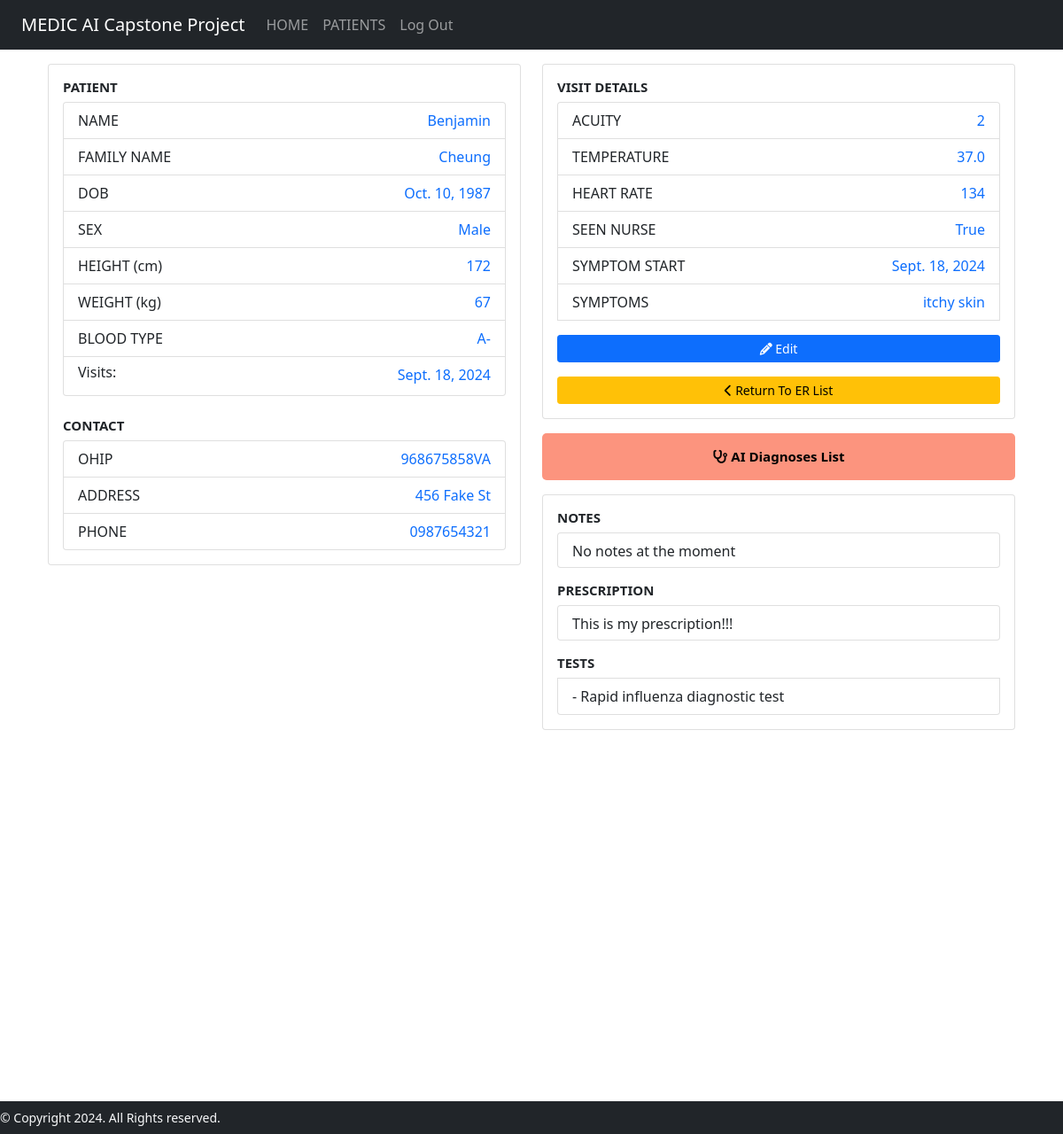
Page /patientinfo/2 (signed in) on the committed database.
### medicAI/models.py (models this page shows, shortened)
class Patient(models.Model):
    BLOOD_TYPE = [
        ('AB+', 'AB+'),
        ('AB-', 'AB-'),
        ('A+', 'A+'),
        ('A-', 'A-'),
        ('B+', 'B+'),
        ('B-', 'B-'),
        ('O+', 'O+'),
        ('O-', 'O-'),
    ]
    SEX_CHOICES = [
        ('Male', 'Male'),
        ('Female', 'Female'),
        ('Other', 'Other'),
    ]
    first_name = models.CharField(max_length=64)
    last_name = models.CharField(max_length=64)
    dob = models.DateField()
    address = models.CharField(max_length=64, blank=True)
    phone_number = models.CharField(max_length=10, blank=True)
    height = models.IntegerField(blank=True)
    weight = models.IntegerField(blank=True)
    sex = models.CharField(max_length=6, choices=SEX_CHOICES)
    ohip = models.CharField(max_length=12)
    blood_type = models.CharField(
        max_length=3,
        choices=BLOOD_TYPE,
        default="",
        blank=True
    )

class Hospital_Visit(models.Model):
    ACUITY_CHOICES = [
        ('1', '1'),
        ('2', '2'),
        ('3', '3'),
        ('4', '4'),
        ('5', '5'),
    ]
    patient = models.ForeignKey(Patient, on_delete=models.CASCADE)
    symptom_start_date = models.DateField(default=timezone.now, blank=True)
    acuity = models.CharField(max_length=1, choices=ACUITY_CHOICES, default='5')
    temperature = models.DecimalField(
        max_digits=3,
        decimal_places=1,
        null=True,
        blank=True,
        validators=[MinValueValidator(30), MaxValueValidator(45)]
    )
    heart_rate = models.IntegerField(null=True, blank=True)
    prescription = models.CharField(max_length=200, blank=True)
    diagnosis = models.CharField(max_length=200, blank=True)
    seen_nurse = models.BooleanField(default=False)
    er_doctor = models.ForeignKey(User, on_delete=models.CASCADE, null=True)
    symptoms = models.CharField(max_length=500, null=True, blank=True)

class Medical_Test(models.Model):
    hospital_visit = models.ForeignKey(Hospital_Visit, on_delete=models.CASCADE)
    date = models.DateField(default=timezone.now, blank=False)
    test_name = models.CharField(max_length=200, null=False, blank=False)
    test_notes = models.CharField(max_length=500, null=True, blank=True)

### medicAI/views.py (the view)
# urls.py: path("patientinfo/<str:patient_id>", views.patient_info, name="patientinfo"),
def patient_info(request, patient_id):
    patient = Patient.objects.get(pk=patient_id)
    visit_list = Hospital_Visit.objects.filter(patient=patient_id).order_by('-symptom_start_date')
    most_recent_visit = visit_list.first()
    tests = Medical_Test.objects.filter(hospital_visit=most_recent_visit)
    current_patient = request.session['current_patient'] = patient_id
    context= {
        'patient': patient,
        'visit_list' : visit_list,
        'current_visit': most_recent_visit,
        'tests': tests
    }
    return render(request, "medicAI/patientinfo.html", context)

### medicAI/templates/medicAI/patientinfo.html
{% extends "medicAI/layout.html" %}
{% block body %}
<div class="container" style="margin-top: 1rem; margin-bottom: 3rem;">
    <div class="row">
        <div class="col-md-6">
            <div class="card" style="margin-bottom: 1rem;">
                <div class="card-body">
                    <h5 class="card-title" style="font-size: 15px; font-weight: bold;">PATIENT</h5>
                    <ul class="list-group">
                        <li class="list-group-item">
                            <span style="float: left;">NAME</span>
                            <span class="text-primary" style="float: right;">{{ patient.first_name }}</span>
                        </li>
                        <li class="list-group-item">
                            <span style="float: left;">FAMILY NAME</span>
                            <span class="text-primary" style="float: right;">{{ patient.last_name }}</span>
                        </li>
                        <li class="list-group-item">
                            <span style="float: left;">DOB</span>
                            <span class="text-primary" style="float: right;">{{ patient.dob }}</span>
                        </li>
                        <li class="list-group-item">
                            <span style="float: left;">SEX</span>
                            <span class="text-primary" style="float: right;">{{ patient.sex }}</span>
                        </li>
                        <li class="list-group-item">
                            <span style="float: left;">HEIGHT (cm)</span>
                            <span class="text-primary" style="float: right;">{{ patient.height }}</span>
                        </li>
                        <li class="list-group-item">
                            <span style="float: left;">WEIGHT (kg)</span>
                            <span class="text-primary" style="float: right;">{{ patient.weight }}</span>
                            </li>
                        <li class="list-group-item">
                            <span style="float: left;">BLOOD TYPE</span>
                            <span class="text-primary" style="float: right;">{{ patient.blood_type }}</span></li>
                        <li class="list-group-item" style="display: inline-block;">
                            <h6 style="float: left;">Visits:</h6>
                            <ul class="list-group text-primary" style="list-style-type: none; padding-left: 0;float: right;">
                                {% for visit in visit_list %}
                                <li>{{ visit.symptom_start_date }}</li>
                                {% endfor %}
                            </ul>
                        </li>
                    </ul>
                    <br/>
                    <h5 class="card-title" style="font-size: 15px; font-weight: bold;">CONTACT</h5>
                    <ul class="list-group">
                        <li class="list-group-item"><span style="float: left;">OHIP</span><span class="text-primary" style="float: right;">{{ patient.ohip }}</span></li>
                        <li class="list-group-item"><span style="float: left;">ADDRESS</span><span class="text-primary" style="float: right;">{{ patient.address }}</span></li>
                        <li class="list-group-item"><span style="float: left;">PHONE</span><span class="text-primary" style="float: right;">{{ patient.phone_number }}</span></li>
                </div>
            </div>
        </div>
        <div class="col-md-6">
            <div class="card" style="margin-bottom: 1rem;">
                <div class="card-body">
                    <h5 class="card-title" style="font-size: 15px; font-weight: bold;">VISIT DETAILS</h5>
                    <ul class="list-group">
                        <li class="list-group-item">
                            <span style="float: left;">ACUITY</span>
                            <span class="text-primary" style="float: right;">{{ current_visit.acuity }}</span>
                        </li>
                        <li class="list-group-item">
                            <span style="float: left;">TEMPERATURE</span>
                            <span class="text-primary" style="float: right;">{{ current_visit.temperature }}</span>
                        </li>
                        <li class="list-group-item">
                            <span style="float: left;">HEART RATE</span>
                            <span class="text-primary" style="float: right;">{{ current_visit.heart_rate }}</span>
                        </li>
                        <li class="list-group-item">
                            <span style="float: left;">SEEN NURSE</span>
                            <span class="text-primary" style="float: right;">{{ current_visit.seen_nurse }}</span>
                        </li>
                        <li class="list-group-item">
                            <span style="float: left;">SYMPTOM START</span>
                            <span class="text-primary" style="float: right;">{{ current_visit.symptom_start_date }}</span>
                        </li>
                        <li class="list-group-item">
                            <span style="float: left;">SYMPTOMS</span>
                            <span class="text-primary" style="float: right;">{{ current_visit.symptoms }}</span>
                        </li>
                        <a href="{% url 'editpatientinfo' patient_id=patient.id %}" class="btn btn-primary btn-sm" style="margin-top: 1rem;"><i class="fas fa-pencil-alt"></i> Edit</a>
                        <a href="{% url 'patientlist' %}" class="btn btn-warning btn-sm" style="margin-top: 1rem;"><i class="fas fa-chevron-left"></i> Return To ER List</a>
                    </ul>
                </div>
            </div>
            <div class="card" style="border: none; border-radius: 5px; margin-bottom: 1rem;">
                <a href="{% url 'diagnosis' patient_id=patient.id %}" class="btn btn-primary btn-block"
                    style="background-color: #FC947E; color: black; padding: 15px 72px; border: none; border-radius: 5px; font-weight: bold; font-size: 15px;">
                    <i class="fas fa-stethoscope"></i> AI Diagnoses List
                </a>
            </div>
            <div class="card">
                <div class="card-body">
                    <h5 class="card-title" style="font-size: 15px; font-weight: bold;">NOTES</h5>
                    <ul class="list-group">
                        <li class="list-group-item" style="height: 2.5rem;">{{ current_visit.diagnosis }}</li>
                    </ul>
                    <h5 class="card-title" style="font-size: 15px; font-weight: bold; margin-top: 1rem;">PRESCRIPTION</h5>
                    <ul class="list-group">
                        <li class="list-group-item" style="height: 2.5rem;"> {{ current_visit.prescription }}</li>
                    </ul>
                    <ul class="list-group">
                        <h5 class="card-title" style="font-size: 15px; font-weight: bold; margin-top: 1rem;">TESTS</h5>
                        {% for test in tests %}
                            <li class="list-group-item">- {{ test.test_name }}</li>
                        {% endfor %}
                    </ul>
                </div>
            </div>
        </div>
    </div>
</div>
{% endblock %}

### medicAI/static/medicAI/styles.css (style rules this page uses)
body { min-height: 80rem; }
.card { border: none; border-radius: 5px; background-color: #E8E5E4; }
.list-group-item { display: inline-block; }

### rows in the picture
Patient: first_name "Benjamin", last_name "Cheung", dob "Oct. 10, 1987", sex "Male", height "172", weight "67", blood_type "A-", ohip "968675858VA", address "456 Fake St", phone_number "0987654321"
Hospital_Visit: symptom_start_date "Sept. 18, 2024", acuity "2", temperature "37.0", heart_rate "134", seen_nurse "True", symptoms "itchy skin", diagnosis "No notes at the moment", prescription "This is my prescription!!!"
Medical_Test: test_name "Rapid influenza diagnostic test"
